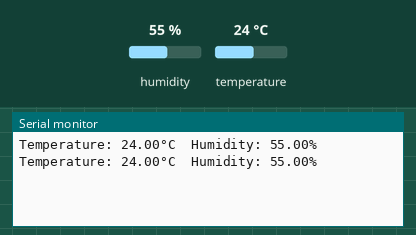
The sketch below on a simulated Arduino Uno, built with avr-gcc and run on an emulated ATmega328P. Shown: the last lines printed to the serial monitor. Inputs (shaded band) come from the test bench; at power-on: humidity 55 %, temperature 24 °C.

Above: at 4.8 s.
4.9 s: humidity set to 22 %
At 7.1 s:
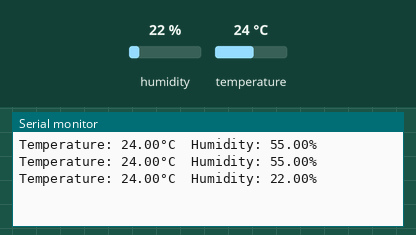
7.9 s: temperature set to 12 °C
At 8.8 s:
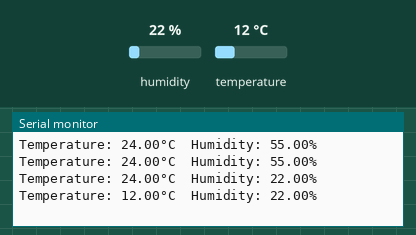
10.9 s: humidity set to 40 %
At 12.4 s:
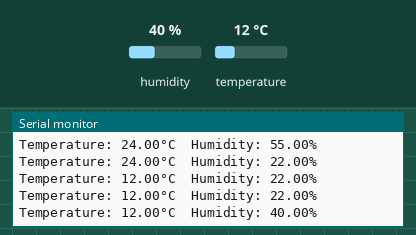
Timing chart, 0 to 13.9 s (numbered marks = the images above; inputs shaded):
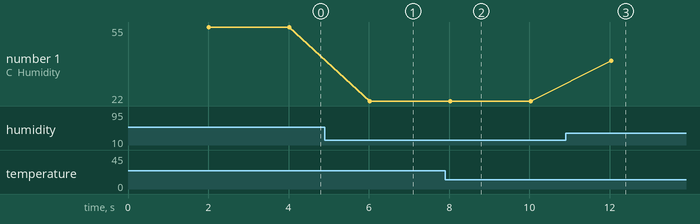

Measured:
- after the input at 4.9 s, the serial monitor: prints a new line after 1.1 s (image 1)
- after the input at 7.9 s, the serial monitor: prints a new line after 0.12 s (image 2)
- after the input at 10.9 s, the serial monitor: prints a new line after 1.1 s (image 3)
- plotted number 1: 55 → 22 after the input at 4.9 s, 22 → 40 after the input at 10.9 s

The sketch:

IOT_9_DHT.ino
```cpp
#include <DHT.h>

#define DHTPIN 2     // Pin where the DHT11/22 sensor is connected
#define DHTTYPE DHT22   // DHT 22  (AM2302)

DHT dht(DHTPIN, DHTTYPE);

void setup() {
  Serial.begin(9600);
  dht.begin();
}

void loop() {
  delay(2000);  // Delay between sensor readings

  float temperature = dht.readTemperature(); // Read temperature as Celsius
  float humidity = dht.readHumidity(); // Read humidity

  // Check if any reads failed and exit early (to try again).
  if (isnan(temperature) || isnan(humidity)) {
    Serial.println("Failed to read from DHT sensor!");
    return;
  }

  // Print temperature and humidity values to the serial monitor
  Serial.print("Temperature: ");
  Serial.print(temperature);
  Serial.print("°C\tHumidity: ");
  Serial.print(humidity);
  Serial.println("%");
}
```
